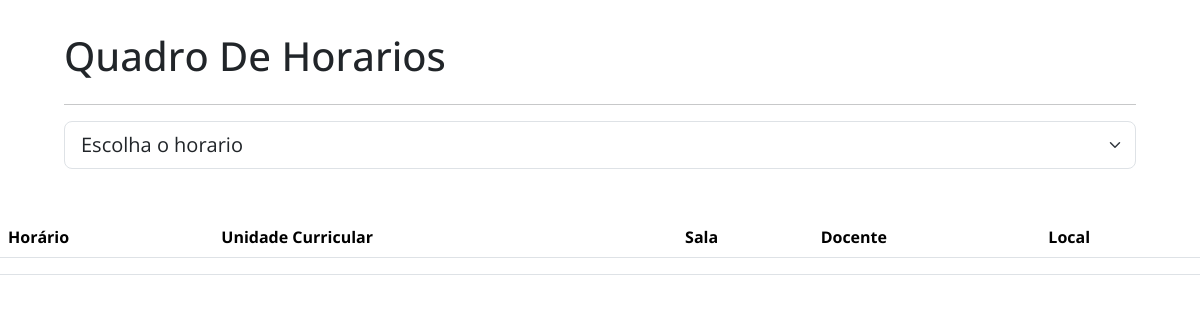
The page /IndexPage/Pages/PaginaQuadroDeHorarios/quadroDeHorarios.php on the database as committed earlier.
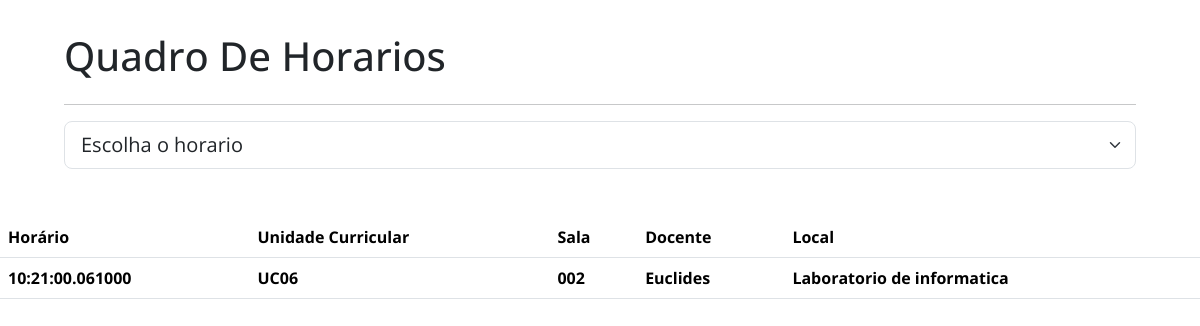
The same page on the database as committed later.
### tables this page shows
CREATE TABLE `quadrodehorarios` (
  `id` int(11) NOT NULL,
  `hentrada` time(6) NOT NULL,
  `UC` varchar(50) NOT NULL,
  `sala` varchar(50) NOT NULL,
  `docente` varchar(50) NOT NULL,
  `local` varchar(50) NOT NULL,
  `hsaida` time(6) NOT NULL
);

### IndexPage/Pages/PaginaQuadroDeHorarios/quadroDeHorarios.php (the view, shortened to what this page needs)
<?php
include_once('../../../php/conexao.php');
?>
<!DOCTYPE html>
<html lang="pt-br">
<head>
    <link rel="stylesheet" href="quadroDeHorarios.css">
    <link rel="stylesheet" href="https://cdnjs.cloudflare.com/ajax/libs/font-awesome/4.7.0/css/font-awesome.min.css">
    <link rel="stylesheet" type="text/css" href="//cdn.jsdelivr.net/npm/slick-carousel@1.8.1/slick/slick.css" />
    <link rel="stylesheet" type="text/css" href="//cdn.jsdelivr.net/npm/slick-carousel@1.8.1/slick/slick-theme.css" />
    <link href="https://cdn.jsdelivr.net/npm/bootstrap@5.3.2/dist/css/bootstrap.min.css" rel="stylesheet"
>
    <link rel="stylesheet" type="text/css" href="//cdn.jsdelivr.net/npm/slick-carousel@1.8.1/slick/slick.css" />
</head>
<body>
    <main>
        <section>
            <header>
                <h1>Quadro De Horarios</h1>
            </header>
            <hr>
            <form action="../../../php/selecionarHorario.php" method="POST" id="horarioForm">
                    <select class="form-select form-select-lg mb-3" onchange="selecionarHorario()"
                        aria-label="Large select example" name="selectHorario id="selectHorario>
                        <option selected value="0">Escolha o horario</option>
                    </select>
                </form>
        </section>
        <table class="table" id="tableHorarios">
            <thead>
                <tr>
                    <th scope="col">Horário</th>
                    <th scope="col">Unidade Curricular</th>
                    <th scope="col">Sala</th>
                    <th scope="col">Docente</th>
                    <th scope="col">Local</th>
                </tr>
            </thead>
            <?php
                    $sql = "SELECT * FROM quadrodehorarios";
                    $result = mysqli_query($conn, $sql);
                    $linha = mysqli_fetch_array($result);
                    echo"
                    <tr>
                        <th class'col'>$linha[1]</th>
                        <th class'col'>$linha[2]</th>
                        <th class'col'>$linha[3]</th>
                        <th class'col'>$linha[4]</th>
                        <th class'col'>$linha[5]</th>
                    </tr>
                    ";
                    ?>
        </table>
    </main>
</body>

### IndexPage/Pages/PaginaQuadroDeHorarios/quadroDeHorarios.css (style rules this page uses)
* { padding: 0; margin: 0; box-sizing: border-box; font-family: 'Open Sans', sans-serif; }
main { width: 100%; }
section { margin: 2em 4em; display: flex; flex-direction: column; justify-content: space-between; }
section > header { display: flex; font-size: 20px; justify-content: space-between; align-items: center; }

Rows that differ between the two databases and show on the page:
added quadrodehorarios: hentrada "10:21:00.061000", UC "UC06", sala "002", docente "Euclides", local "Laboratorio de informatica"
